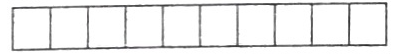
#> input picture resources/images/test/real/test2.png, 399 x 54 px; its folder holds only this picture in this run
$ python detect.py -i ../../resources/images/test/real/test2.png
#> lines starting #> are read from the running program, lines starting #| are printed output that depends on the picture; after the words box and inside, x2 and y2 are one past the last pixel; in counts of white or black regions, pixels touching at a corner belong together
### ocr/src/doc/image_process.py
import cv2
import numpy as np
from ocr.src.doc import filters

def resize_image(image,h_resized=1000):
    h,w = image.shape[:2]
    # resize to fixed a height but still preserve the scale
    w_resized = int(w*h_resized/h)
    image = cv2.resize(image, (w_resized, h_resized))
    return image , h_resized , w_resized

# [9 lines left out: function adjust_ratio, not called in this run]

def do_hough_lines(img,rho = 1 , theta = np.pi/180, threshold = 135):
    lines = cv2.HoughLines(img,rho,theta,threshold)
    return lines


def convert_hough_lines(houghLines):
    '''
    Given the result of houghlines, find a straight line cut cross the image
    Args:
        houghLines: return of cv2.houghLines
    Returns:
        all_lines (list) : [(x1,y1),(x2,y2),...]
    '''
    all_lines  = []

    for line in houghLines:
        for rho,theta in line:
            # theta : angle of the line (radian)
            # y = -cos(theta)/sin(theta)*x + rho/sin(theta)
            a = np.cos(theta) #
            b = np.sin(theta)

            x0 = a*rho
            y0 = b*rho

            # ax0 + by0 = 0
            x1 = int(x0 + 2000*(-b))
            y1 = int(y0 + 2000*(a))
            x2 = int(x0 - 2000*(-b))
            y2 = int(y0 - 2000*(a))

            # append to compute line_intersection
            all_lines.append([(x1,y1),(x2,y2)])
    return all_lines

def find_lines(image):
    '''
    Find lines in image
    '''

    edges_image = preprocess_image(image)

    hough_lines = do_hough_lines(edges_image)

    all_lines = convert_hough_lines(hough_lines)

    return all_lines


def find_intersect(all_lines,h,w):
    ''' Find interect points given lines '''
    all_intersect = []
    for idx,coords1 in enumerate(all_lines):
        for coords2 in all_lines[idx+1:]:
            if coords1 != coords2:
                x,y = line_intersection(coords1,coords2)
                # the point have to be insinde the image
                if  0 < x < w and 0 < y < h:
                    all_intersect.append([x,y])

    return all_intersect

def line_intersection(line1, line2):
    """ Give start and end points of 2 lines , find its intersecet
    Args:
        line1 (list) : [[x,y],[x,y]]
        line2 (list) : [[x,y],[x,y]]
    Returns:
        x,y (int) : the coordinate of intersect point
    """

    try :
        xdiff = (line1[0][0] - line1[1][0], line2[0][0] - line2[1][0])
        ydiff = (line1[0][1] - line1[1][1], line2[0][1] - line2[1][1])

        div = det(xdiff, ydiff)

        d = (det(*line1), det(*line2))
        x = det(d, xdiff) / div
        y = det(d, ydiff) / div
        return x, y
    except:
        return 0,0

def det(a, b):
    return a[0] * b[1] - a[1] * b[0]


# [189 lines left out: functions remove_horizontal_lines, remove_vertical_lines, remove_horizontal_vertical_lines, not called in this run]

def preprocess_image(image):
    ''' Find edges '''
    # blur small details
    processed_image = cv2.GaussianBlur(image, (5, 5), 0,0)

    # Threshold to get black/white image
    ret , processed_image = cv2.threshold(processed_image,100,255,type=cv2.THRESH_OTSU)

    #filter noise
    processed_image = cv2.bilateralFilter(processed_image,11, 17, 17)


    kernel = cv2.getStructuringElement(cv2.MORPH_ELLIPSE, (1, 5))
    processed_image = cv2.morphologyEx(processed_image, cv2.MORPH_OPEN, kernel)

    # find the edges
    processed_image = cv2.Canny(processed_image, 100, 200)

    return processed_image

def find_document(image):
    ''' Given an image find the bbox of the document
    Args :
        image (np.array) : image to find
    Retunrs :
        bbox [tuple,tuple,tuple,tuple] : positions of 4 corners ul, ur , br , bl
    '''
    h,w = image.shape[:2]

    if len(image.shape) !=2:
        image = cv2.cvtColor(image,cv2.COLOR_BGR2GRAY)

    # find all the cross lines in that image
    all_lines = find_lines(image)

    # Find all the intersect point
    intersects = find_intersect(all_lines,h,w)

    # Complicated filters to get the final bbox
    bbox = filters.filter_intersect_point(intersects,h,w)
    return bbox

### ocr/src/doc/filters.py
import numpy as np
import itertools
import cv2

def corners_spot(all_points,h,w):
    '''
    divide image into a 4x4 grid.
    filter the points at the corners only. denoted corners as 1,2,3,4
    '''
    corners = {
        1:[],# upper left
        2:[],# upper right
        3:[],# bottom right
        4:[],# bottom left
    }

    # rate for corners [left,right]
    rate = [1/3,2/3]

    for point in all_points:
        # left
        if point[0] < w*rate[0] :

            # upper left
            if point[1] < h*rate[0]:
                if point not in corners[1]:
                    corners[1].append(point)

            # bottom left
            elif point[1] > h*rate[1]:

                if point not in corners[4]:
                    corners[4].append(point)

        #right
        elif point[0] > w*rate[1]:

            # upper right
            if point[1] < h*rate[0]:
                if point not in corners[2]:
                    corners[2].append(point)

            # bottom right
            elif point[1] > h*rate[1]:
                if point not in corners[3]:
                    corners[3].append(point)

    return corners

# [7 lines left out: function compute_area, not called in this run]

def average_points(all_points):
    '''
    Compute an anverage point

    all_points [(x,y),(x,y)...]
    '''

    # convert to array to be able to slice matrix
    all_points = np.asarray(all_points)
    return (np.mean(all_points[:,0]),np.mean(all_points[:,1])) # x,y

def filter_near_points(corners,distance_threshold=20):
    ''' Spot then averange any near points to 1 point'''
    ''' For those who's trying to read this, wish you luck :) '''

    corners_filtered = {
        1:[],# upper left
        2:[],# upper right
        3:[],# bottom right
        4:[],# bottom left
    }

    for key,corner in corners.items():
        # store image has been take to compute average
        processed_idx = []
        for idx1,point1 in enumerate(corner):
            near_corners =[]

            if idx1 not in processed_idx :
                near_corners.append(point1)
                processed_idx.append(idx1)

            for idx2,point2 in enumerate(corner):
                # avoid duplicate
                if idx2 <= idx1:
                    continue

                dist = np.linalg.norm(np.asarray(point1)-np.asarray(point2))

                if dist < distance_threshold and idx2 not in processed_idx:
                    near_corners.append(point2)
                    processed_idx.append(idx2)

            if len(near_corners) >0 :
                corners_filtered[key].append(average_points(near_corners))

    # Congrats, but if you think you understood, You don't :)
    return corners_filtered


def find_highest_area(corners):
    # TODO OPTIMIZE: This is too naive, Sometimes it will be a counter-attack
    ''' Given a set of corners, find the box has largest area '''

    try:
        # shuffle points of all the corners
        shuffled_corners = list(itertools.product(corners[1],corners[2],corners[3],corners[4]))
        max_area = 0
        for box in shuffled_corners:
            area = compute_area(box)
            if area > max_area:
                max_area = area
                chose_box = box

        # convert all float point to int
        chose_box = [tuple(map(int,corner)) for corner in chose_box]
        return chose_box

    except :
        # if not enough corners
        return None

def filter_intersect_point(all_points,h,w):
    '''
    function to reduce the number of intersect point
    Args:
        all_points: all the intersect poitns [[x,y]...]
        h : height of the original image
        w : width of the original image
    Returns :
        cornres[tuple,tuple,tuple,tuple] : positions of 4 corners ul, ur , br , bl
    '''

    corners = corners_spot(all_points,h,w) # input a list,output a dict
    corners = filter_near_points(corners) # output a dict
    corners = find_highest_area(corners) # output a list

    return corners

### ocr/scripts/detect.py
import sys
sys.path.append('../..')

import cv2
import matplotlib.pyplot as plt
from time import time
import os
import argparse

from ocr.src import helpers
from ocr.src import draw
from ocr.src.doc import enhance_image as enhance
from ocr.src.doc import image_process as ip


DETECT_SAVE_DIR= '../../resources/images/result/detect'
CROP_SAVE_DIR= '../../resources/images/result/crop'

def setup_args():
    parser = argparse.ArgumentParser()
    parser.add_argument('-d',action='store_true',
            help='enbale if draw the document')
    parser.add_argument('-i',default=None,help='Image to detect')
    parser.add_argument('--show',action='store_true',
            help='Enable when show the image after detect')

    parser.add_argument('-p',default=None,
            help='Detect and save all images in this folder')
    args = parser.parse_args()

    return args


def detect(image,is_draw=False):
    """ Detect the document inside image
    Args :
        image (np.array/str) : the image capture a document
    Returns:
        image : original image with draw if is_draw=True
        cropped_image : document image
    """

    # if input path ,load it
    if isinstance(image,str):
        image = cv2.imread(image)

    image_resized , h_resized, w_resized = ip.resize_image(image,1000)
    bbox = ip.find_document(image_resized)

    if bbox is not None:
        # have to draw before crop, if not the bbox will be deviated
        cropped_img = enhance.crop_and_enhance(image,bbox)
        if is_draw:
            image = draw.draw_page(image_resized,bbox)
    else:
        print('Document not found')
        cropped_img = image

    return image,cropped_img

def post_process_result(returns,is_save,show=False):

    for fname,r in returns.items():
        if show:
            plt.figure(figsize=(10,20))
            plt.subplot(121)
            plt.imshow(r[0])
            plt.title('Original')
            plt.subplot(122)
            plt.imshow(r[1])
            plt.title('Cropped')
            plt.show()

        if is_save:
            detect_save_path = os.path.join(DETECT_SAVE_DIR,fname)
            cv2.imwrite(detect_save_path,r[0])

            crop_save_path = os.path.join(CROP_SAVE_DIR,fname)
            cv2.imwrite(crop_save_path,r[1])

    if is_save:
        print('detect images save at ',os.path.abspath(DETECT_SAVE_DIR))
        print('crop images save at ',os.path.abspath(CROP_SAVE_DIR))

def main():
    args = setup_args()
    if args.p is not None:
        helpers.test_folder(args.p,
                detect,process_result_func = post_process_result,
                process_params={'is_draw':args.d},
                process_result_params={'is_save':True,'show':args.show} )
    elif args.i is not None:
        filename = args.i.split('/')[-1]

        start = time()
        img, doc = detect(args.i,args.d)
#> in detect, image is the input picture: shape (54, 399, 3); mean B, G, R 237, 236.9, 237
#> in resize_image, `image = cv2.resize(image, (w_resized, h_resized))`:
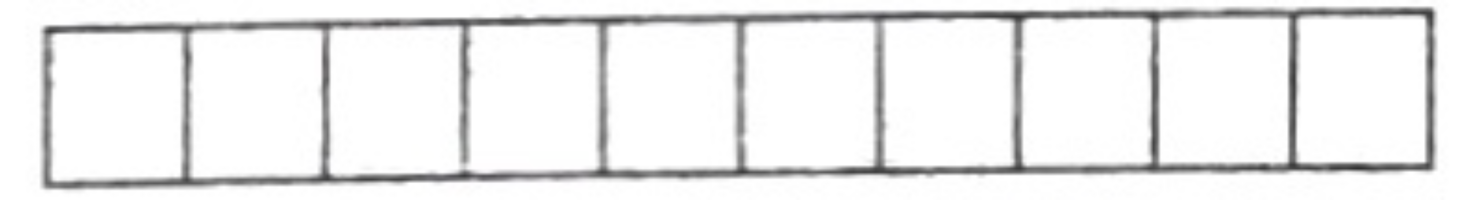
#> image: shape (1000, 7388, 3) (shown at 1/5 size); mean of channels 0, 1, 2 236.9, 236.9, 236.9; drawn as B, G, R
#> in detect, `image_resized , h_resized, w_resized = ip.resize_image(image,1000)`: h_resized = 1000; w_resized = 7388
#> in preprocess_image, `ret , processed_image = cv2.threshold(processed_image,100,255,type=cv2..`:
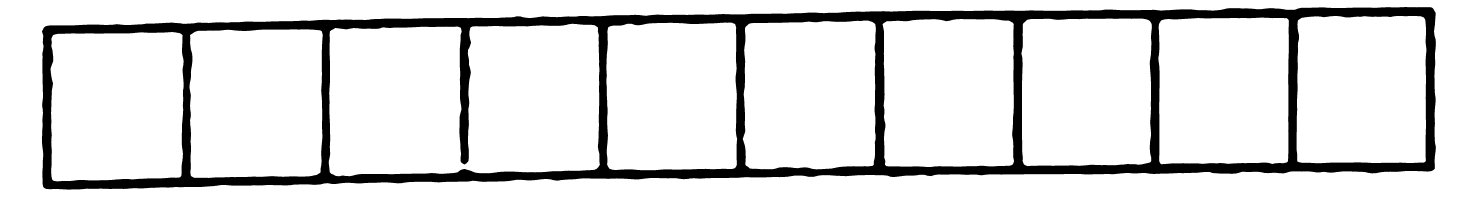
#> processed_image: shape (1000, 7388) (shown at 1/5 size); 87% white; 1 black region, box (x1, y1, x2, y2) and area: (209, 35, 7179, 948) 963766
#> in preprocess_image, `ret , processed_image = cv2.threshold(processed_image,100,255,type=cv2..`: ret = 194
#> in preprocess_image, `processed_image = cv2.morphologyEx(processed_image, cv2.MORPH_OPEN, ke..`: processed_image: shape (1000, 7388); 87% white; 1 black region, box (x1, y1, x2, y2) and area: (209, 35, 7179, 948) 963820
#> in preprocess_image, `processed_image = cv2.Canny(processed_image, 100, 200)`:
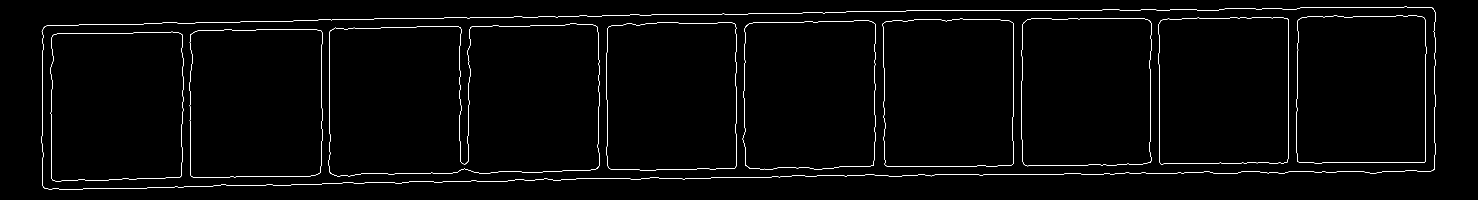
#> processed_image: shape (1000, 7388) (shown at 1/5 size); 0.58% white in thin lines or dots, all inside (x1, y1, x2, y2) = (209, 34, 7179, 948)
#> in do_hough_lines, `lines = cv2.HoughLines(img,rho,theta,threshold)`: lines = 128 rows, first 8: [130, 1.55], [906, 1.55], [132, 1.55], [951, 1.55], [172, 1.55], [948, 1.55], [176, 1.55], [53, 1.57]
#> in find_lines, `hough_lines = do_hough_lines(edges_image)`: hough_lines has the same summary as lines in do_hough_lines
#> the loop in convert_hough_lines, `for line in houghLines:` made 128 passes
#> line on passes 1 to 12: [[130, 1.55]], [[906, 1.55]], [[132, 1.55]], [[951, 1.55]], [[172, 1.55]], [[948, 1.55]], [[176, 1.55]], [[53, 1.57]], [[89, 1.57]], [[6441, 0]], [[181, 1.55]], [[5796, 0]]
#> after the loop in convert_hough_lines, `for line in houghLines:`: all_lines = 128 items
#> the loop in find_intersect, `for idx,coords1 in enumerate(all_lines):` made 128 passes
#> coords1 on passes 2 to 13: [(-1983, 940), (2015, 870)], [(-1997, 166), (2001, 97)], [(-1983, 985), (2016, 915)], [(-1996, 206), (2002, 137)], [(-1983, 982), (2016, 912)], [(-1996, 210), (2002, 141)], [(-2000, 52), (1999, 53)], [(-2000, 88), (1999, 89)], [(6441, 2000), (6441, -2000)], [(-1996, 215), (2002, 146)], [(5796, 2000), (5796, -2000)], [(-2000, 869), (1999, 870)]
#> coords1 on pass 1: [(-1997, 164), (2001, 95)]
#> the loop in corners_spot, `for point in all_points:` made 4444 passes
#> point on passes 1 to 3: [4399.8, 53.6], [2343.7, 89.09], [6441, 18.37]
#> the loop in filter_near_points, `for key,corner in corners.items():` made 4 passes
        print('Processed time',time()-start)

        cv2.imwrite(os.path.join(DETECT_SAVE_DIR,filename),img)
        cv2.imwrite(os.path.join(CROP_SAVE_DIR,filename),doc)

        if args.show:
            plt.subplot(121)
            plt.imshow(img)
            plt.title('Original image')
            plt.subplot(122)
            plt.imshow(doc)
            plt.title('Cropped document')
            plt.show()

        print('detect images saved at ',os.path.abspath(DETECT_SAVE_DIR))
        print('document images saved at ',os.path.abspath(CROP_SAVE_DIR))

    # default , not input anything
    else:
        helpers.test_folder('../../resources/images/test/full',
                detect,process_result_func = post_process_result,
                process_params= {'is_draw':args.d},
                process_result_params={'is_save':True,'show':args.show} )


if __name__ == '__main__':
    main()
